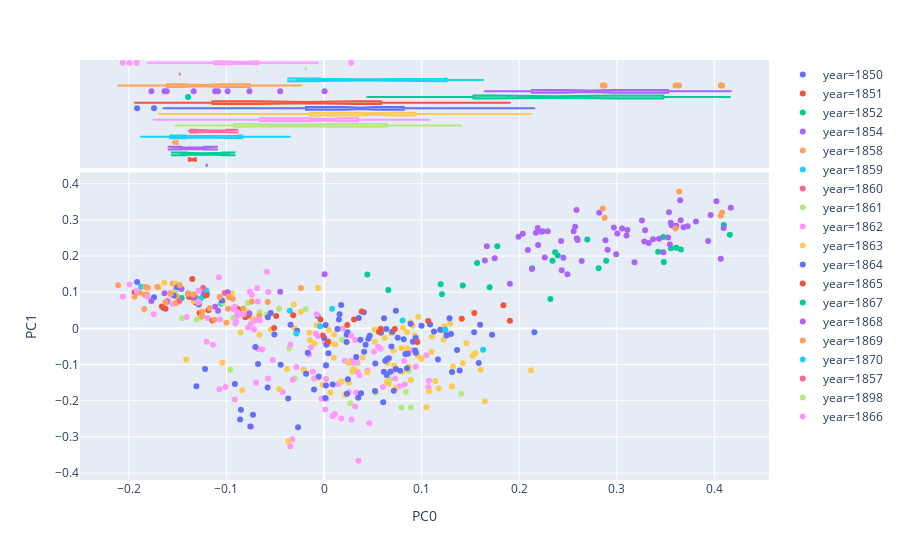

Write notebook code for a chart like this one.
### Markdown cell above
Nothing really separates the document years

### Code cell
vis_pcs(DCM_civil, 0, 1, 'year')
